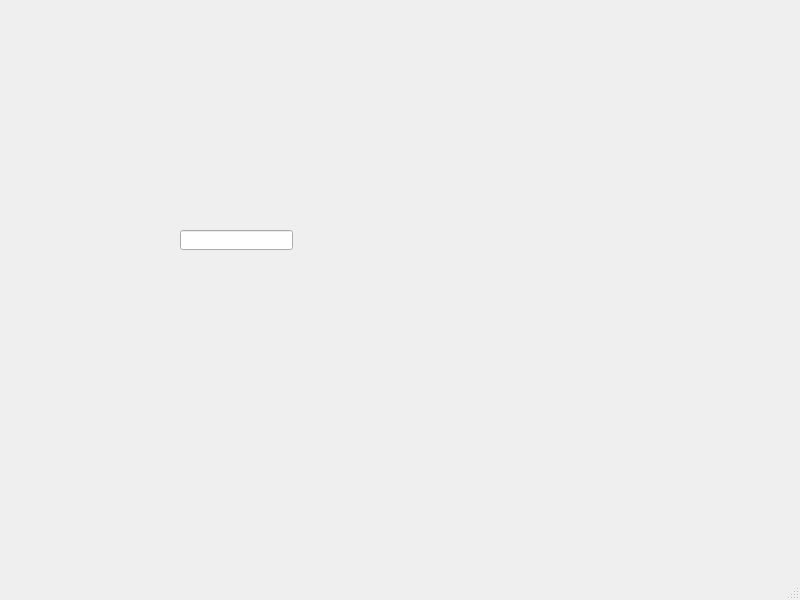
<?xml version="1.0" encoding="UTF-8"?>
<ui version="4.0">
 <class>PiscesMCUCfgForm</class>
 <widget class="QMainWindow" name="PiscesMCUCfgForm">
  <property name="geometry">
   <rect>
    <x>0</x>
    <y>0</y>
    <width>800</width>
    <height>600</height>
   </rect>
  </property>
  <property name="windowTitle">
   <string>MainWindow</string>
  </property>
  <widget class="QWidget" name="centralwidget">
   <widget class="QLineEdit" name="lineEdit">
    <property name="geometry">
     <rect>
      <x>180</x>
      <y>230</y>
      <width>113</width>
      <height>20</height>
     </rect>
    </property>
   </widget>
  </widget>
  <widget class="QStatusBar" name="statusbar"/>
 </widget>
 <resources/>
 <connections/>
</ui>
